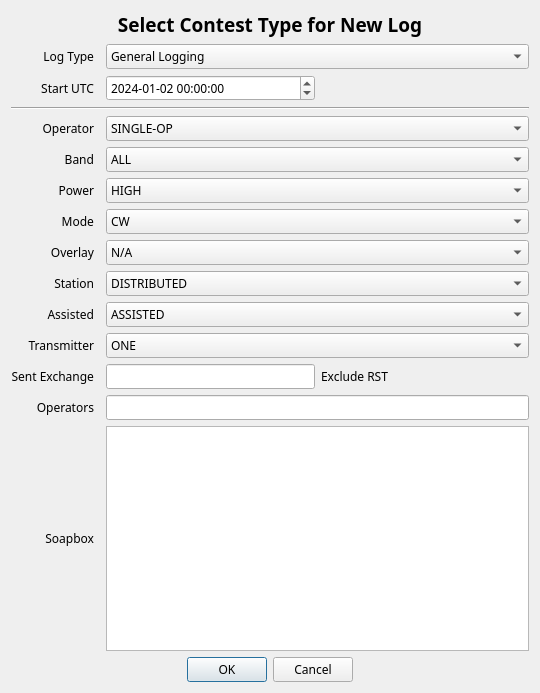
<?xml version="1.0" encoding="UTF-8"?>
<ui version="4.0">
 <class>Dialog</class>
 <widget class="QDialog" name="Dialog">
  <property name="geometry">
   <rect>
    <x>0</x>
    <y>0</y>
    <width>540</width>
    <height>693</height>
   </rect>
  </property>
  <property name="font">
   <font>
    <family>JetBrains Mono</family>
   </font>
  </property>
  <property name="windowTitle">
   <string>New Contest</string>
  </property>
  <layout class="QGridLayout" name="gridLayout">
   <item row="15" column="2" colspan="2">
    <widget class="QPlainTextEdit" name="soapbox">
     <property name="accessibleName">
      <string>Soap Box</string>
     </property>
     <property name="accessibleDescription">
      <string>The soap box</string>
     </property>
    </widget>
   </item>
   <item row="5" column="0">
    <widget class="QLabel" name="label_5">
     <property name="text">
      <string>Band</string>
     </property>
     <property name="alignment">
      <set>Qt::AlignRight|Qt::AlignTrailing|Qt::AlignVCenter</set>
     </property>
    </widget>
   </item>
   <item row="7" column="0">
    <widget class="QLabel" name="label_7">
     <property name="text">
      <string>Mode</string>
     </property>
     <property name="alignment">
      <set>Qt::AlignRight|Qt::AlignTrailing|Qt::AlignVCenter</set>
     </property>
    </widget>
   </item>
   <item row="2" column="0">
    <widget class="QLabel" name="label_3">
     <property name="text">
      <string>Start UTC</string>
     </property>
     <property name="alignment">
      <set>Qt::AlignRight|Qt::AlignTrailing|Qt::AlignVCenter</set>
     </property>
    </widget>
   </item>
   <item row="10" column="2" colspan="2">
    <widget class="QComboBox" name="assisted">
     <property name="accessibleName">
      <string>Assisted</string>
     </property>
     <property name="accessibleDescription">
      <string>Assisted category.</string>
     </property>
     <item>
      <property name="text">
       <string>ASSISTED</string>
      </property>
     </item>
     <item>
      <property name="text">
       <string>NON-ASSISTED</string>
      </property>
     </item>
    </widget>
   </item>
   <item row="12" column="2" rowspan="2">
    <widget class="QLineEdit" name="exchange">
     <property name="accessibleName">
      <string>Sent exchange</string>
     </property>
     <property name="accessibleDescription">
      <string>sent exchange, excluding r s t.</string>
     </property>
     <property name="styleSheet">
      <string notr="true">text-transform: uppercase;</string>
     </property>
    </widget>
   </item>
   <item row="7" column="2" colspan="2">
    <widget class="QComboBox" name="mode">
     <property name="accessibleName">
      <string>Operating mode</string>
     </property>
     <property name="accessibleDescription">
      <string>Mode category</string>
     </property>
     <item>
      <property name="text">
       <string>CW</string>
      </property>
     </item>
     <item>
      <property name="text">
       <string>SSB</string>
      </property>
     </item>
     <item>
      <property name="text">
       <string>RTTY</string>
      </property>
     </item>
     <item>
      <property name="text">
       <string>PSK</string>
      </property>
     </item>
     <item>
      <property name="text">
       <string>SSB+CW</string>
      </property>
     </item>
     <item>
      <property name="text">
       <string>DIGITAL</string>
      </property>
     </item>
     <item>
      <property name="text">
       <string>SSB+CW+DIGITAL</string>
      </property>
     </item>
     <item>
      <property name="text">
       <string>FM</string>
      </property>
     </item>
    </widget>
   </item>
   <item row="12" column="0" rowspan="2">
    <widget class="QLabel" name="label_12">
     <property name="text">
      <string>Sent Exchange</string>
     </property>
     <property name="alignment">
      <set>Qt::AlignRight|Qt::AlignTrailing|Qt::AlignVCenter</set>
     </property>
    </widget>
   </item>
   <item row="9" column="0">
    <widget class="QLabel" name="label_9">
     <property name="text">
      <string>Station</string>
     </property>
     <property name="alignment">
      <set>Qt::AlignRight|Qt::AlignTrailing|Qt::AlignVCenter</set>
     </property>
    </widget>
   </item>
   <item row="0" column="0" colspan="4">
    <widget class="QLabel" name="title">
     <property name="font">
      <font>
       <family>JetBrains Mono</family>
       <pointsize>14</pointsize>
       <bold>true</bold>
      </font>
     </property>
     <property name="text">
      <string>Select Contest Type for New Log</string>
     </property>
     <property name="alignment">
      <set>Qt::AlignCenter</set>
     </property>
    </widget>
   </item>
   <item row="1" column="2" colspan="2">
    <widget class="QComboBox" name="contest">
     <property name="accessibleName">
      <string>Contest Selector</string>
     </property>
     <property name="accessibleDescription">
      <string>Contest or log type.</string>
     </property>
     <item>
      <property name="text">
       <string>General Logging</string>
      </property>
     </item>
     <item>
      <property name="text">
       <string>10 10 FALL CW</string>
      </property>
     </item>
     <item>
      <property name="text">
       <string>10 10 SPRING CW</string>
      </property>
     </item>
     <item>
      <property name="text">
       <string>10 10 SUMMER PHONE</string>
      </property>
     </item>
     <item>
      <property name="text">
       <string>10 10 WINTER PHONE</string>
      </property>
     </item>
     <item>
      <property name="text">
       <string>ARI 40 80</string>
      </property>
     </item>
     <item>
      <property name="text">
       <string>ARI DX</string>
      </property>
     </item>
     <item>
      <property name="text">
       <string>ARRL 10M</string>
      </property>
     </item>
     <item>
      <property name="text">
       <string>ARRL 160M</string>
      </property>
     </item>
     <item>
      <property name="text">
       <string>ARRL DX CW</string>
      </property>
     </item>
     <item>
      <property name="text">
       <string>ARRL DX SSB</string>
      </property>
     </item>
     <item>
      <property name="text">
       <string>ARRL FIELD DAY</string>
      </property>
     </item>
     <item>
      <property name="text">
       <string>ARRL RTTY RU</string>
      </property>
     </item>
     <item>
      <property name="text">
       <string>ARRL SS CW</string>
      </property>
     </item>
     <item>
      <property name="text">
       <string>ARRL SS PHONE</string>
      </property>
     </item>
     <item>
      <property name="text">
       <string>ARRL VHF JAN</string>
      </property>
     </item>
     <item>
      <property name="text">
       <string>ARRL VHF JUN</string>
      </property>
     </item>
     <item>
      <property name="text">
       <string>ARRL VHF SEP</string>
      </property>
     </item>
      <item>
      <property name="text">
       <string>VHF SPRINT</string>
      </property>
     </item>
     <item>
      <property name="text">
       <string>CANADA DAY</string>
      </property>
     </item>
     <item>
      <property name="text">
       <string>CQ 160 CW</string>
      </property>
     </item>
     <item>
      <property name="text">
       <string>CQ 160 SSB</string>
      </property>
     </item>
     <item>
      <property name="text">
       <string>CQ WPX CW</string>
      </property>
     </item>
     <item>
      <property name="text">
       <string>CQ WPX RTTY</string>
      </property>
     </item>
     <item>
      <property name="text">
       <string>CQ WPX SSB</string>
      </property>
     </item>
     <item>
      <property name="text">
       <string>CQ WW CW</string>
      </property>
     </item>
     <item>
      <property name="text">
       <string>CQ WW RTTY</string>
      </property>
     </item>
     <item>
      <property name="text">
       <string>CQ WW SSB</string>
      </property>
     </item>
     <item>
      <property name="text">
       <string>CWT</string>
      </property>
     </item>
     <item>
      <property name="text">
       <string>CWO</string>
      </property>
     </item>
     <item>
      <property name="text">
       <string>DARC ACCW</string>
      </property>
     </item>     
     <item>
      <property name="text">
       <string>DARC XMAS</string>
      </property>
     </item>
     <item>
      <property name="text">
       <string>DARC VHF</string>
      </property>
     </item>
     <item>
      <property name="text">
       <string>EA MAJISTAD CW</string>
      </property>
     </item>
     <item>
      <property name="text">
       <string>EA MAJISTAD SSB</string>
      </property>
     </item>
     <item>
      <property name="text">
       <string>EA RTTY</string>
      </property>
     </item>
     <item>
      <property name="text">
       <string>ES OPEN</string>
      </property>
     </item>
     <item>
      <property name="text">
       <string>ES FIELD DAY</string>
      </property>
     </item>
     <item>
      <property name="text">
       <string>ES MANUAL KEY</string>
      </property>
     </item>
     <item>
      <property name="text">
       <string>HELVETIA</string>
      </property>
     </item>
     <item>
      <property name="text">
       <string>ICWC MST</string>
      </property>
     </item>
     <item>
      <property name="text">
       <string>IARU FIELDDAY R1 CW</string>
      </property>
     </item>
     <item>
      <property name="text">
       <string>IARU FIELDDAY R1 SSB</string>
      </property>
     </item>
     <item>
      <property name="text">
       <string>IARU HF</string>
      </property>
     </item>
     <item>
      <property name="text">
       <string>JIDX CW</string>
      </property>
     </item>
     <item>
      <property name="text">
       <string>JIDX PH</string>
      </property>
     </item>
     <item>
      <property name="text">
       <string>K1USN SST</string>
      </property>
     </item>
     <item>
      <property name="text">
       <string>LABRE RS DIGI</string>
      </property>
     </item>
     <item>
      <property name="text">
       <string>LZ-DX</string>
      </property>
     </item>
     <item>
      <property name="text">
       <string>NAQP CW</string>
      </property>
     </item>
     <item>
      <property name="text">
       <string>NAQP RTTY</string>
      </property>
     </item>
     <item>
      <property name="text">
       <string>NAQP SSB</string>
      </property>
     </item>
     <item>
      <property name="text">
       <string>PHONE WEEKLY TEST</string>
      </property>
     </item>
     <item>
      <property name="text">
       <string>RAEM</string>
      </property>
     </item>
     <item>
      <property name="text">
       <string>RANDOMGRAM</string>
      </property>
     </item>
     <item>
      <property name="text">
       <string>REF CW</string>
      </property>
     </item>
     <item>
      <property name="text">
       <string>REF SSB</string>
      </property>
     </item>
     <item>
      <property name="text">
       <string>RSGB 80M CC</string>
      </property>
     </item>
     <item>
      <property name="text">
       <string>SAC CW</string>
      </property>
     </item>
     <item>
      <property name="text">
       <string>SAC SSB</string>
      </property>
     </item>
     <item>
      <property name="text">
       <string>SPDX</string>
      </property>
     </item>
     <item>
      <property name="text">
       <string>STEW PERRY TOPBAND</string>
      </property>
     </item>
     <item>
      <property name="text">
       <string>UKEIDX</string>
      </property>
     </item>
     <item>
      <property name="text">
       <string>WEEKLY RTTY</string>
      </property>
     </item>
     <item>
      <property name="text">
       <string>WINTER FIELD DAY</string>
      </property>
     </item>
    </widget>
   </item>
   <item row="2" column="2">
    <widget class="QDateTimeEdit" name="dateTimeEdit">
     <property name="accessibleName">
      <string>Start of contest Date and U T C Time</string>
     </property>
     <property name="dateTime">
      <datetime>
       <hour>0</hour>
       <minute>0</minute>
       <second>0</second>
       <year>2024</year>
       <month>1</month>
       <day>2</day>
      </datetime>
     </property>
     <property name="date">
      <date>
       <year>2024</year>
       <month>1</month>
       <day>2</day>
      </date>
     </property>
     <property name="time">
      <time>
       <hour>0</hour>
       <minute>0</minute>
       <second>0</second>
      </time>
     </property>
     <property name="maximumDateTime">
      <datetime>
       <hour>7</hour>
       <minute>59</minute>
       <second>59</second>
       <year>10000</year>
       <month>1</month>
       <day>1</day>
      </datetime>
     </property>
     <property name="currentSection">
      <enum>QDateTimeEdit::YearSection</enum>
     </property>
     <property name="displayFormat">
      <string>yyyy-MM-dd HH:mm:ss</string>
     </property>
     <property name="timeSpec">
      <enum>Qt::UTC</enum>
     </property>
    </widget>
   </item>
   <item row="8" column="0">
    <widget class="QLabel" name="label_8">
     <property name="text">
      <string>Overlay</string>
     </property>
     <property name="alignment">
      <set>Qt::AlignRight|Qt::AlignTrailing|Qt::AlignVCenter</set>
     </property>
    </widget>
   </item>
   <item row="14" column="0">
    <widget class="QLabel" name="label_13">
     <property name="text">
      <string>Operators</string>
     </property>
     <property name="alignment">
      <set>Qt::AlignRight|Qt::AlignTrailing|Qt::AlignVCenter</set>
     </property>
    </widget>
   </item>
   <item row="10" column="0">
    <widget class="QLabel" name="label_10">
     <property name="text">
      <string>Assisted</string>
     </property>
     <property name="alignment">
      <set>Qt::AlignRight|Qt::AlignTrailing|Qt::AlignVCenter</set>
     </property>
    </widget>
   </item>
   <item row="1" column="0">
    <widget class="QLabel" name="label_2">
     <property name="text">
      <string>Log Type</string>
     </property>
     <property name="alignment">
      <set>Qt::AlignRight|Qt::AlignTrailing|Qt::AlignVCenter</set>
     </property>
    </widget>
   </item>
   <item row="2" column="3">
    <spacer name="horizontalSpacer">
     <property name="orientation">
      <enum>Qt::Horizontal</enum>
     </property>
     <property name="sizeHint" stdset="0">
      <size>
       <width>40</width>
       <height>20</height>
      </size>
     </property>
    </spacer>
   </item>
   <item row="4" column="2" colspan="2">
    <widget class="QComboBox" name="operator_class">
     <property name="accessibleName">
      <string>Operator Category</string>
     </property>
     <property name="accessibleDescription">
      <string>Operator category.</string>
     </property>
     <item>
      <property name="text">
       <string>SINGLE-OP</string>
      </property>
     </item>
     <item>
      <property name="text">
       <string>MULTI-OP</string>
      </property>
     </item>
     <item>
      <property name="text">
       <string>CHECKLOG</string>
      </property>
     </item>
    </widget>
   </item>
   <item row="6" column="2" colspan="2">
    <widget class="QComboBox" name="power">
     <property name="accessibleName">
      <string>Power Category</string>
     </property>
     <property name="accessibleDescription">
      <string>Power category</string>
     </property>
     <item>
      <property name="text">
       <string>HIGH</string>
      </property>
     </item>
     <item>
      <property name="text">
       <string>LOW</string>
      </property>
     </item>
     <item>
      <property name="text">
       <string>QRP</string>
      </property>
     </item>
    </widget>
   </item>
   <item row="11" column="0">
    <widget class="QLabel" name="label_11">
     <property name="text">
      <string>Transmitter</string>
     </property>
     <property name="alignment">
      <set>Qt::AlignRight|Qt::AlignTrailing|Qt::AlignVCenter</set>
     </property>
    </widget>
   </item>
   <item row="15" column="0">
    <widget class="QLabel" name="label_14">
     <property name="text">
      <string>Soapbox</string>
     </property>
     <property name="alignment">
      <set>Qt::AlignRight|Qt::AlignTrailing|Qt::AlignVCenter</set>
     </property>
    </widget>
   </item>
   <item row="6" column="0">
    <widget class="QLabel" name="label_6">
     <property name="text">
      <string>Power</string>
     </property>
     <property name="alignment">
      <set>Qt::AlignRight|Qt::AlignTrailing|Qt::AlignVCenter</set>
     </property>
    </widget>
   </item>
   <item row="11" column="2" colspan="2">
    <widget class="QComboBox" name="transmitter">
     <property name="accessibleName">
      <string>Transmitter</string>
     </property>
     <property name="accessibleDescription">
      <string>Transmitter category.</string>
     </property>
     <item>
      <property name="text">
       <string>ONE</string>
      </property>
     </item>
     <item>
      <property name="text">
       <string>TWO</string>
      </property>
     </item>
     <item>
      <property name="text">
       <string>LIMITED</string>
      </property>
     </item>
     <item>
      <property name="text">
       <string>UNLIMITED</string>
      </property>
     </item>
     <item>
      <property name="text">
       <string>SWL</string>
      </property>
     </item>
    </widget>
   </item>
   <item row="5" column="2" colspan="2">
    <widget class="QComboBox" name="band">
     <property name="accessibleName">
      <string>Band Category</string>
     </property>
     <property name="accessibleDescription">
      <string>Band category.</string>
     </property>
     <item>
      <property name="text">
       <string>ALL</string>
      </property>
     </item>
     <item>
      <property name="text">
       <string>160M</string>
      </property>
     </item>
     <item>
      <property name="text">
       <string>80M</string>
      </property>
     </item>
     <item>
      <property name="text">
       <string>40M</string>
      </property>
     </item>
     <item>
      <property name="text">
       <string>20M</string>
      </property>
     </item>
     <item>
      <property name="text">
       <string>15M</string>
      </property>
     </item>
     <item>
      <property name="text">
       <string>10M</string>
      </property>
     </item>
     <item>
      <property name="text">
       <string>6M</string>
      </property>
     </item>
     <item>
      <property name="text">
       <string>2M</string>
      </property>
     </item>
     <item>
      <property name="text">
       <string>222</string>
      </property>
     </item>
     <item>
      <property name="text">
       <string>432</string>
      </property>
     </item>
     <item>
      <property name="text">
       <string>902</string>
      </property>
     </item>
     <item>
      <property name="text">
       <string>1.2G</string>
      </property>
     </item>
     <item>
      <property name="text">
       <string>2.3G</string>
      </property>
     </item>
     <item>
      <property name="text">
       <string>3.4G</string>
      </property>
     </item>
     <item>
      <property name="text">
       <string>5.7G</string>
      </property>
     </item>
     <item>
      <property name="text">
       <string>10G</string>
      </property>
     </item>
     <item>
      <property name="text">
       <string>24G</string>
      </property>
     </item>
     <item>
      <property name="text">
       <string>47G</string>
      </property>
     </item>
     <item>
      <property name="text">
       <string>75G</string>
      </property>
     </item>
     <item>
      <property name="text">
       <string>119G</string>
      </property>
     </item>
     <item>
      <property name="text">
       <string>142G</string>
      </property>
     </item>
     <item>
      <property name="text">
       <string>241G</string>
      </property>
     </item>
     <item>
      <property name="text">
       <string>LIGHT</string>
      </property>
     </item>
     <item>
      <property name="text">
       <string>VHF-3-BAND</string>
      </property>
     </item>
     <item>
      <property name="text">
       <string>VHF-FM-ONLY</string>
      </property>
     </item>
    </widget>
   </item>
   <item row="12" column="3" rowspan="2">
    <widget class="QLabel" name="label_15">
     <property name="text">
      <string>Exclude RST</string>
     </property>
    </widget>
   </item>
   <item row="8" column="2" colspan="2">
    <widget class="QComboBox" name="overlay">
     <property name="accessibleName">
      <string>Overlay category</string>
     </property>
     <property name="accessibleDescription">
      <string>Overlay category</string>
     </property>
     <item>
      <property name="text">
       <string>N/A</string>
      </property>
     </item>
     <item>
      <property name="text">
       <string>CLASSIC</string>
      </property>
     </item>
     <item>
      <property name="text">
       <string>NOVICE-TECH</string>
      </property>
     </item>
     <item>
      <property name="text">
       <string>OVER-50</string>
      </property>
     </item>
     <item>
      <property name="text">
       <string>ROOKIE</string>
      </property>
     </item>
     <item>
      <property name="text">
       <string>TB-WIRES</string>
      </property>
     </item>
     <item>
      <property name="text">
       <string>YOUTH</string>
      </property>
     </item>
     <item>
      <property name="text">
       <string>YL</string>
      </property>
     </item>
    </widget>
   </item>
   <item row="14" column="2" colspan="2">
    <widget class="QLineEdit" name="operators">
     <property name="accessibleName">
      <string>Operators</string>
     </property>
     <property name="accessibleDescription">
      <string>operators in contest.</string>
     </property>
     <property name="styleSheet">
      <string notr="true">text-transform: uppercase;</string>
     </property>
    </widget>
   </item>
   <item row="4" column="0">
    <widget class="QLabel" name="label_4">
     <property name="text">
      <string>Operator</string>
     </property>
     <property name="alignment">
      <set>Qt::AlignRight|Qt::AlignTrailing|Qt::AlignVCenter</set>
     </property>
    </widget>
   </item>
   <item row="9" column="2" colspan="2">
    <widget class="QComboBox" name="station">
     <property name="accessibleName">
      <string>Station type</string>
     </property>
     <property name="accessibleDescription">
      <string>Station type.</string>
     </property>
     <item>
      <property name="text">
       <string>DISTRIBUTED</string>
      </property>
     </item>
     <item>
      <property name="text">
       <string>EXPEDITION</string>
      </property>
     </item>
     <item>
      <property name="text">
       <string>FIXED</string>
      </property>
     </item>
     <item>
      <property name="text">
       <string>HQ</string>
      </property>
     </item>
     <item>
      <property name="text">
       <string>MOBILE</string>
      </property>
     </item>
     <item>
      <property name="text">
       <string>PORTABLE</string>
      </property>
     </item>
     <item>
      <property name="text">
       <string>ROVER</string>
      </property>
     </item>
     <item>
      <property name="text">
       <string>ROVER-LIMITED</string>
      </property>
     </item>
     <item>
      <property name="text">
       <string>ROVER-UNLIMITED</string>
      </property>
     </item>
     <item>
      <property name="text">
       <string>SCHOOL</string>
      </property>
     </item>
    </widget>
   </item>
   <item row="16" column="0" colspan="4">
    <widget class="QDialogButtonBox" name="buttonBox">
     <property name="orientation">
      <enum>Qt::Horizontal</enum>
     </property>
     <property name="standardButtons">
      <set>QDialogButtonBox::StandardButton::Cancel|QDialogButtonBox::StandardButton::Ok</set>
     </property>
     <property name="centerButtons">
      <bool>true</bool>
     </property>
    </widget>
   </item>
   <item row="3" column="0" colspan="4">
    <widget class="Line" name="line">
     <property name="minimumSize">
      <size>
       <width>0</width>
       <height>0</height>
      </size>
     </property>
     <property name="orientation">
      <enum>Qt::Horizontal</enum>
     </property>
    </widget>
   </item>
  </layout>
 </widget>
 <tabstops>
  <tabstop>contest</tabstop>
  <tabstop>dateTimeEdit</tabstop>
  <tabstop>operator_class</tabstop>
  <tabstop>band</tabstop>
  <tabstop>power</tabstop>
  <tabstop>mode</tabstop>
  <tabstop>overlay</tabstop>
  <tabstop>station</tabstop>
  <tabstop>assisted</tabstop>
  <tabstop>transmitter</tabstop>
  <tabstop>exchange</tabstop>
  <tabstop>operators</tabstop>
  <tabstop>soapbox</tabstop>
 </tabstops>
 <resources/>
 <connections>
  <connection>
   <sender>buttonBox</sender>
   <signal>accepted()</signal>
   <receiver>Dialog</receiver>
   <slot>accept()</slot>
   <hints>
    <hint type="sourcelabel">
     <x>248</x>
     <y>254</y>
    </hint>
    <hint type="destinationlabel">
     <x>157</x>
     <y>274</y>
    </hint>
   </hints>
  </connection>
  <connection>
   <sender>buttonBox</sender>
   <signal>rejected()</signal>
   <receiver>Dialog</receiver>
   <slot>reject()</slot>
   <hints>
    <hint type="sourcelabel">
     <x>316</x>
     <y>260</y>
    </hint>
    <hint type="destinationlabel">
     <x>286</x>
     <y>274</y>
    </hint>
   </hints>
  </connection>
 </connections>
</ui>
